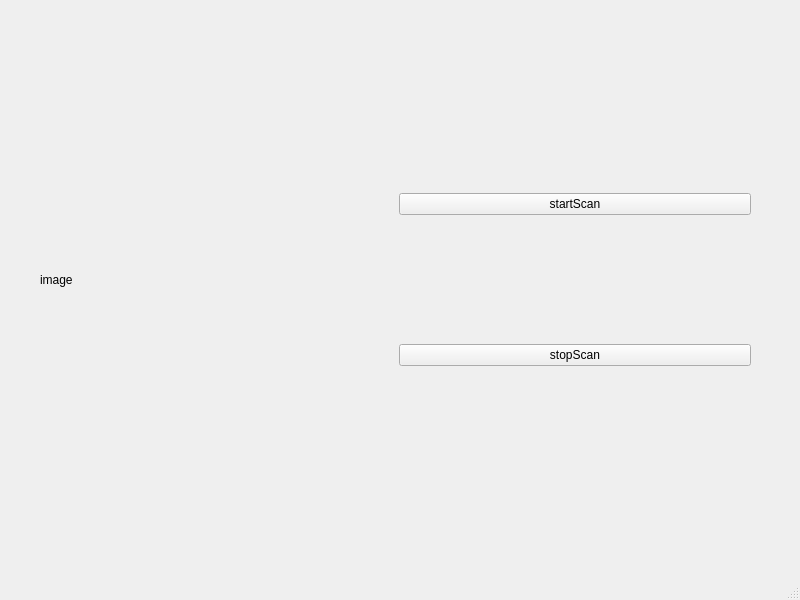
<?xml version="1.0" encoding="UTF-8"?>
<ui version="4.0">
 <class>MainWindow</class>
 <widget class="QMainWindow" name="MainWindow">
  <property name="geometry">
   <rect>
    <x>0</x>
    <y>0</y>
    <width>800</width>
    <height>600</height>
   </rect>
  </property>
  <property name="windowTitle">
   <string>MainWindow</string>
  </property>
  <widget class="QWidget" name="centralwidget">
   <widget class="QWidget" name="">
    <property name="geometry">
     <rect>
      <x>40</x>
      <y>70</y>
      <width>711</width>
      <height>421</height>
     </rect>
    </property>
    <layout class="QGridLayout" name="gridLayout">
     <item row="0" column="1">
      <widget class="QPushButton" name="startScan">
       <property name="text">
        <string>startScan</string>
       </property>
      </widget>
     </item>
     <item row="1" column="1">
      <widget class="QPushButton" name="stopScan">
       <property name="text">
        <string>stopScan</string>
       </property>
      </widget>
     </item>
     <item row="0" column="0" rowspan="2">
      <widget class="QLabel" name="label">
       <property name="text">
        <string>image</string>
       </property>
      </widget>
     </item>
    </layout>
   </widget>
  </widget>
  <widget class="QMenuBar" name="menubar">
   <property name="geometry">
    <rect>
     <x>0</x>
     <y>0</y>
     <width>800</width>
     <height>36</height>
    </rect>
   </property>
  </widget>
  <widget class="QStatusBar" name="statusbar"/>
 </widget>
 <resources/>
 <connections/>
</ui>
